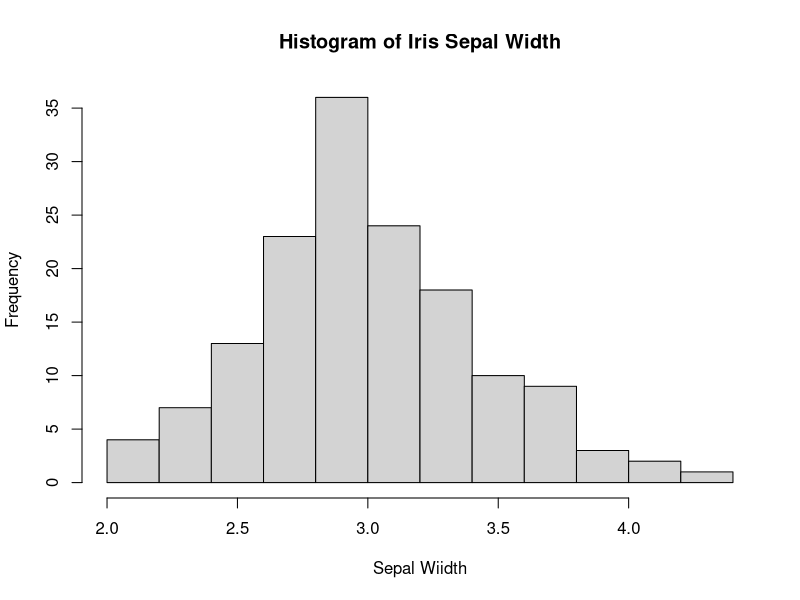
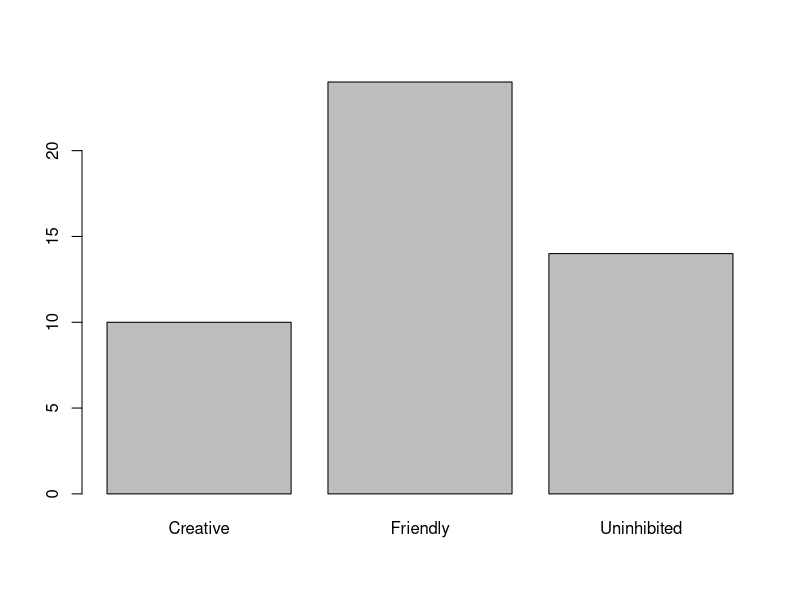

Source code (R) for these figures, in order: (Note: this script raises an error after producing the figures.)
library(tidyverse)
library(datasets)
data("iris")
df <- iris
head(df)
names(iris)
iris_histplt <- hist(df$Sepal.Width, main = "Histogram of Iris Sepal Width",
                     xlab = "Sepal Wiidth")

df2 <- read_csv("state_trends.csv")
head(df2)
glimpse(df2)
### color website www.datalab.cc\rcolors
colors()

df3 <- read_csv("state_trends.csv") |>
  mutate(across(c(region:psy_reg), factor))
names(df3)

df3 |> 
  select(psy_reg)|>
  plot()

df3 |>
  select(psy_reg) |>
  barplot() # Error: height must be a vector or a matrix

df3 |>
  select(psy_reg) |>
  table() |> # insert table for bar plot
  sort(decreasing = T) |> # sort bars by decreasing values 
  #(Not for ordinal X)
  barplot(col = heat.colors(3))

df3 |>
  select(psy_reg) |>
  table() |>
  sort(decreasing = FALSE) |>
  barplot(
    main = "Personalities of 48 Conigous US States",
    sub = "(Source: state_trend.csv)",
    horiz = TRUE, # Draw horizontal bars
    ylab = "Personality Profile",
    xlab = "Number of States",
    xlim = c(0, 25), # Limits for X axis
    border = NA, # no borders on bars
    col = heat.colors(3)
  )

# Histogram with defaults
hist(df3$data_science)

# Histogram with options
hist(df3$data_science,
     breaks = 7, #suggests number of breaks
     main = "Histogram of search for \"Data Science\"",
     sub = "(Source: state_trend.csv)",
     ylab = "Frequency",
     xlab = "Search for \"Data Science\"",
     col = heat.colors(6))

# Density  Plot ##############################

# Density Plot wiith defaults
plot(density(df3$data_science))

#Density Plot with options
df3 |>
   pull(data_science) |> # use pull insted of select() for single column
   as.numeric() |> # Coerces to numeric variable
   density() |>  # draws density curve
   plot(
        main = " Density Plot of Searches for \"Data Science\"", 
        sub = ("Source: state_ternds.csv"),
        ylab = "Frequency",
        xlab = "Search for \"Data Science\"")
# Filling the area under the density curve
df3 |> 
  pull(data_science) |>
  as.numeric() |>
  density() |>
  polygon(col = "#CD0000") # Sets fill color to red3

library(readxl) # Reads Exel Files
# LOAD DATA #########################
# Alsos convert all acharacter variables to factors
df4 <- read_csv("state_trends.csv") |>
  mutate(across(where(is_character), as.factor)) |>
  print()

# BOXPLOT OF FREQUENCIES ###########

# Boxplot with defaults
boxplot(df4$dance)

# Who is the outlier?
df4 |>
  filter(dance > 90) |>
  select(state, dance)

# Boxplot with options
df4 |>
  select(dance) |>
  boxplot(
    horizontal = T, # Horizontal plot
    notch = T, # Confidence interval for median value
    main = "Boxplot for Searches for \"Dance\"",
    sub = "(Source: State_trends.csv)",
    xlab = "Searches for \"Dance\"",
    col = "#9400D3"
  )

# BOXPLOT FOR MULTIPLE VARIABLES #######

df4 |>
  select(basketball:hockey) |>
  boxplot()

# Who are the outliers on "hockey"?
df4 |>
  filter(hockey > 45) |>
  select(state, hockey) |>
  arrange(desc(hockey))

# Boxplot by group using plot()
df4 |>
  select(has_nhl, hockey) |>
  plot(
    horizontal = T,   # Confidence interval for median
    notch = T, # Confidence interval for median values
    main = "Boxplot of Searches for \"Hockey\"",
    sub = "(Source: state_trends.csv)",
    xlab = "Searches for \"Hockey\"",
    ylab = "State has NHL Hockey Team",
    col = "#9400D3"
  )


# LOAD DATA #########################

df5 <- read_csv("state_trends.csv") |>
  select(basketball:hockey) |>
  glimpse()

# Plot all associations
df5 |> plot()

# Bivariate scatterplot with defaults
df5 |>
  select(soccer, hockey) |>
  plot()

# Bivariate scatterplot with options
df5 |>
  select(soccer, hockey) |>
  plot(
    main = "Scatter plot of Seraches by State",
    xlab = "Searches of \"Soccer\"",
    ylab = "Searches for \"Hockey\"",
    col = "red3",
    pch = 20,  # "Plotting character" (small circle)
  )

# Add fit linear regression line(y ~ x)
lm(df5$hockey ~ df5$soccer) |>
  abline()
